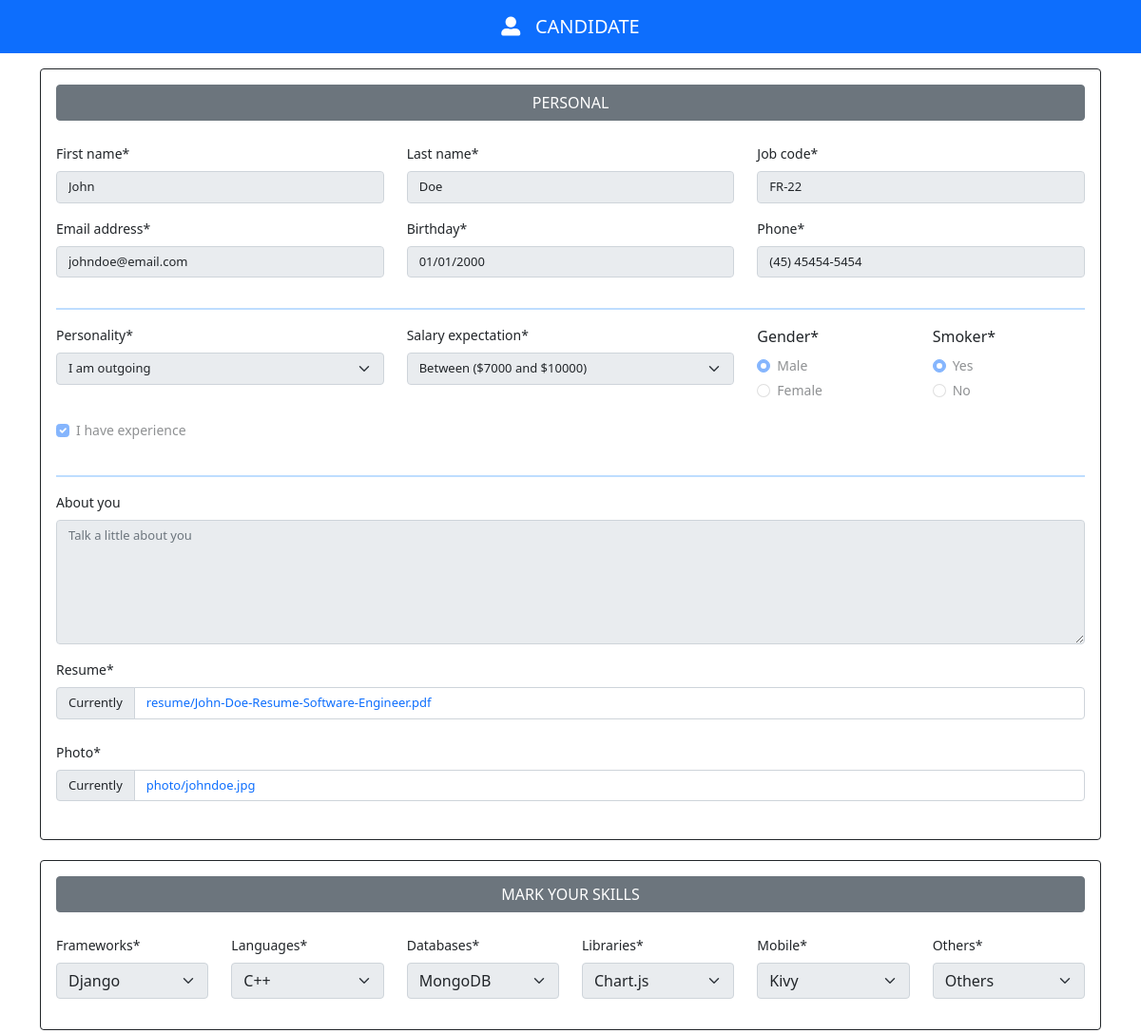
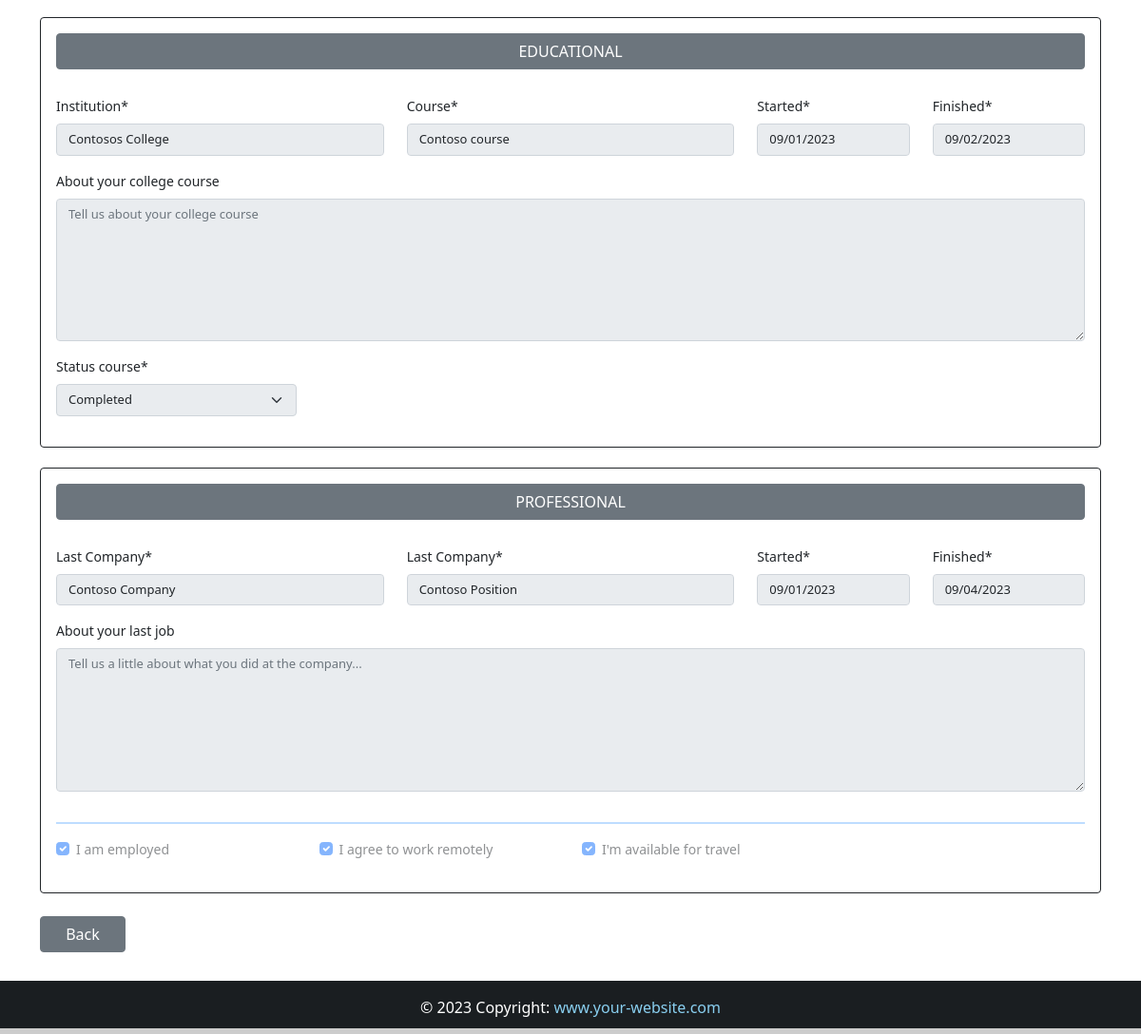
Page /13/ (signed in) on the committed database (2 pictures, top to bottom).
### App/models.py (models this page shows, shortened)
class Candidate(models.Model):
    firstname = models.CharField(max_length=50)
    lastname = models.CharField(max_length=50)
    job = models.CharField(max_length=5, verbose_name="Job Code")
    birth = models.DateField(
        auto_now=False, auto_now_add=False, verbose_name="Birthday"
    )
    phone = models.CharField(max_length=25)
    personality = models.CharField(max_length=50, null=True, choices=PERSONALITY)
    salary = models.CharField(max_length=50, verbose_name="Salary expectation")
    gender = models.CharField(max_length=10)
    experience = models.BooleanField(null=True)
    smoker = models.CharField(max_length=10, choices=SMOKER, default="")
    email = models.EmailField(max_length=50)
    message = models.TextField(verbose_name="Presentation")
    file = models.FileField(upload_to="resume", blank=True, verbose_name="Resume")
    image = models.ImageField(upload_to="photo", blank=True, verbose_name="Photo")
    created_at = models.DateTimeField(auto_now_add=True)
    situation = models.CharField(
        max_length=50, null=True, choices=SITUATION, default="Pending"
    )
    company_note = models.TextField(blank=True)
    frameworks = MultiSelectField(choices=FRAMEWORKS, default="")
    languages = MultiSelectField(choices=LANGUAGES, default="")
    databases = MultiSelectField(choices=DATABASES, default="")
    libraries = MultiSelectField(choices=LIBRARIES, default="")
    mobile = MultiSelectField(choices=MOBILE, default="")
    others = MultiSelectField(choices=OTHERS, default="")
    institution = models.CharField(max_length=50)
    course = models.CharField(max_length=50)
    started_course = models.DateField(auto_now=False, auto_now_add=False)
    finished_course = models.DateField(auto_now=False, auto_now_add=False)
    about_course = models.TextField()
    status_course = models.CharField(max_length=50, null=True, choices=STATUS_COURSE)
    company = models.CharField(max_length=50)
    position = models.CharField(max_length=50)
    started_job = models.DateField(auto_now=False, auto_now_add=False)
    finished_job = models.DateField(auto_now=False, auto_now_add=False)
    about_job = models.TextField()
    employed = models.BooleanField(null=True, verbose_name="I am employed")
    remote = models.BooleanField(null=True, verbose_name="I agree to work remotely")
    travel = models.BooleanField(null=True, verbose_name="I'm available for travel")

### App/views.py (the view)
# urls.py: path("<int:id>/", views.candidate, name="candidate"),
@login_required(login_url="login")
def candidate(request, id):
    data = Candidate.objects.get(pk=id)
    form = CandidateForm(instance=data)
    array = [
        "experience",
        "gender",
        "firstname",
        "lastname",
        "job",
        "email",
        "phone",
        "salary",
        "birth",
        "personality",
        "smoker",
        "file",
        "image",
        "frameworks",
        "languages",
        "databases",
        "libraries",
        "mobile",
        "others",
        "message",
        "status_course",
        "started_course",
        "finished_course",
        "course",
        "institution",
        "about_course",
        "started_job",
        "finished_job",
        "company",
        "position",
        "about_job",
        "employed",
        "remote",
        "travel",
    ]
    for field in array:
        form.fields[field].disabled = True
        form.fields["file"].widget.attrs.update({"style": "display: none;"})
        form.fields["image"].widget.attrs.update({"style": "display: none;"})
    context = {"form": form}
    return render(request, "candidate.html", context)

### App/templates/candidate.html (shortened to what this page needs)
{% extends "register.html" %}
{% block nav-content %}
    <i class="fas fa-user-alt"></i>&nbsp;&nbsp; CANDIDATE
{% endblock nav-content %}
{% block buttons %}
    <a href="{% url 'backend' %}" class="btn btn-secondary mt-4 mb-2 my-btn">Back</a>
{% endblock buttons %}

### App/templates/register.html (shortened to what this page needs)
{% extends 'base.html' %}
{% load crispy_forms_tags %}
{% block navbar %} bg-primary {% endblock navbar %}
{% block content %}
<div class="container mt-3" style="width: 95%; font-size: 14px;">
    <form method="POST" enctype="multipart/form-data" class="mt-3" novalidate>
        <div class="card border-dark p-3">
            <span class="btn btn-secondary mb-4" style="cursor: default;">
                PERSONAL
            </span>
            <div class="row">
                <div class="col-4">{{ form.firstname|as_crispy_field }}</div>
                <div class="col-4">{{ form.lastname|as_crispy_field }}</div>
                <div class="col-4">{{ form.job|as_crispy_field }}</div>
            </div>
            <div class="row">
                <div class="col-4">{{ form.email|as_crispy_field }}</div>
                <div class="col-4">{{ form.birth|as_crispy_field }}</div>
                <div class="col-4">{{ form.phone|as_crispy_field }}</div>
            </div>
            <hr style="border: 1px solid #007bff;">
            <div class="row">
                <div class="col-4">{{ form.personality|as_crispy_field }}</div>
                <div class="col-4">{{ form.salary|as_crispy_field }}</div>
                <div class="col-2">{{ form.gender|as_crispy_field }}</div>
                <div class="col-2">{{ form.smoker|as_crispy_field }}</div>
            </div>
            {{ form.experience|as_crispy_field }}
            <hr style="border: 1px solid #007bff;">
            {{ form.message|as_crispy_field }}
            {{ form.file|as_crispy_field }}
            {{ form.image|as_crispy_field }}
        </div>
        <br>
        <div class="card border-dark p-3">
            <span class="btn btn-secondary mb-4" style="cursor: default;">MARK YOUR SKILLS</span>
            <div class="row">
                <div class="col-2">{{ form.frameworks|as_crispy_field }}</div>
                <div class="col-2">{{ form.languages|as_crispy_field }}</div>
                <div class="col-2">{{ form.databases|as_crispy_field }}</div>
                <div class="col-2">{{ form.libraries|as_crispy_field }}</div>
                <div class="col-2">{{ form.mobile|as_crispy_field }}</div>
                <div class="col-2">{{ form.others|as_crispy_field }}</div>
            </div>
        </div>
        <br>
        <div class="card border-dark p-3">
            <span class="btn btn-secondary mb-4" style="cursor: default;">EDUCATIONAL</span>
            <div class="row mt-1">
                <div class="col-4">{{ form.institution|as_crispy_field }}</div>
                <div class="col-4">{{ form.course|as_crispy_field }}</div>
                <div class="col-2">{{ form.started_course|as_crispy_field }}</div>
                <div class="col-2">{{ form.finished_course|as_crispy_field }}</div>
            </div>
            {{ form.about_course|as_crispy_field }}
            <div class="row">
                <div class="col-3">{{ form.status_course|as_crispy_field }}</div>
            </div>
        </div>
        <br>
        <div class="card border-dark p-3">
            <span class="btn btn-secondary mb-4" style="cursor: default;">PROFESSIONAL</span>
            <div class="row mt-1">
                <div class="col-4">{{ form.company|as_crispy_field }}</div>
                <div class="col-4">{{ form.position|as_crispy_field }}</div>
                <div class="col-2">{{ form.started_job|as_crispy_field }}</div>
                <div class="col-2">{{ form.finished_job|as_crispy_field }}</div>
            </div>
            {{ form.about_job|as_crispy_field }}
            <hr style="border: 1px solid #007bff;">
            <div class="row">
                <div class="col-3">{{ form.employed|as_crispy_field }}</div>
                <div class="col-3">{{ form.remote|as_crispy_field }}</div>
                <div class="col-3">{{ form.travel|as_crispy_field }}</div>
            </div>
        </div>
        {% block buttons %}{% endblock buttons %}
    </form>
</div>
<br><br><br>
{% endblock %}

### App/static/css/style.css (style rules this page uses)
html, body { height: 100%; margin: 0; max-width: 100%; }
.my-btn { width: 90px; }
a { text-decoration: none; }
.text-break, .input-group-text { font-size: 13px !important; }

### rows in the picture
Candidate: firstname "John", lastname "Doe", job "FR-22", email "johndoe@email.com", birth "01/01/2000", phone "(45) 45454-5454", personality "I am outgoing", salary "Between ($7000 and $10000)", gender "☑ Male ☐ Female", smoker "☑ Yes ☐ No", experience "☑", file|as_crispy_field "Resume * Currently resume/John-Doe-Resume-Software-Engineer.pdf", image|as_crispy_field "Photo * Currently photo/johndoe.jpg", frameworks "Django", languages "C++", databases "MongoDB", libraries "Chart.js", mobile "Kivy", others "Others", institution "Contosos College", course "Contoso course", started_course "09/01/2023", finished_course "09/02/2023", status_course "Completed", company "Contoso Company", position "Contoso Position", started_job "09/01/2023", finished_job "09/04/2023", employed "☑", remote "☑", travel "☑"
